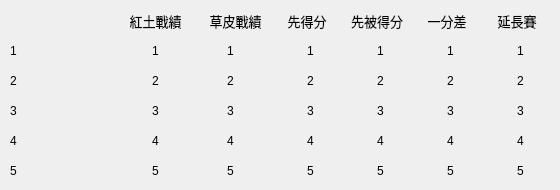
      <widget class="QWidget" name="tab_14">
       <attribute name="title">
        <string>特殊戰績</string>
       </attribute>
       <widget class="QLabel" name="label_CPBL_rank_1_diff_2">
        <property name="geometry">
         <rect>
          <x>350</x>
          <y>40</y>
          <width>61</width>
          <height>21</height>
         </rect>
        </property>
        <property name="text">
         <string>1</string>
        </property>
        <property name="alignment">
         <set>Qt::AlignCenter</set>
        </property>
       </widget>
       <widget class="QLabel" name="label_14">
        <property name="geometry">
         <rect>
          <x>130</x>
          <y>10</y>
          <width>51</width>
          <height>21</height>
         </rect>
        </property>
        <property name="font">
         <font>
          <pointsize>10</pointsize>
         </font>
        </property>
        <property name="text">
         <string>紅土戰績</string>
        </property>
        <property name="alignment">
         <set>Qt::AlignCenter</set>
        </property>
       </widget>
       <widget class="QLabel" name="label_CPBL_rank_5_game_2">
        <property name="geometry">
         <rect>
          <x>130</x>
          <y>160</y>
          <width>51</width>
          <height>21</height>
         </rect>
        </property>
        <property name="text">
         <string>5</string>
        </property>
        <property name="alignment">
         <set>Qt::AlignCenter</set>
        </property>
       </widget>
       <widget class="QLabel" name="label_CPBL_rank_1_game_2">
        <property name="geometry">
         <rect>
          <x>130</x>
          <y>40</y>
          <width>51</width>
          <height>21</height>
         </rect>
        </property>
        <property name="text">
         <string>1</string>
        </property>
        <property name="alignment">
         <set>Qt::AlignCenter</set>
        </property>
       </widget>
       <widget class="QLabel" name="label_CPBL_rank_1_loss_2">
        <property name="geometry">
         <rect>
          <x>420</x>
          <y>40</y>
          <width>61</width>
          <height>21</height>
         </rect>
        </property>
        <property name="text">
         <string>1</string>
        </property>
        <property name="alignment">
         <set>Qt::AlignCenter</set>
        </property>
       </widget>
       <widget class="QLabel" name="label_15">
        <property name="geometry">
         <rect>
          <x>280</x>
          <y>10</y>
          <width>54</width>
          <height>21</height>
         </rect>
        </property>
        <property name="font">
         <font>
          <pointsize>10</pointsize>
         </font>
        </property>
        <property name="text">
         <string>先得分</string>
        </property>
        <property name="alignment">
         <set>Qt::AlignCenter</set>
        </property>
       </widget>
       <widget class="QLabel" name="label_CPBL_rank_3_diff_2">
        <property name="geometry">
         <rect>
          <x>350</x>
          <y>100</y>
          <width>61</width>
          <height>21</height>
         </rect>
        </property>
        <property name="text">
         <string>3</string>
        </property>
        <property name="alignment">
         <set>Qt::AlignCenter</set>
        </property>
       </widget>
       <widget class="QLabel" name="label_CPBL_rank_1_2">
        <property name="geometry">
         <rect>
          <x>10</x>
          <y>40</y>
          <width>101</width>
          <height>21</height>
         </rect>
        </property>
        <property name="text">
         <string>1</string>
        </property>
       </widget>
       <widget class="QLabel" name="label_CPBL_rank_5_loss_2">
        <property name="geometry">
         <rect>
          <x>420</x>
          <y>160</y>
          <width>61</width>
          <height>21</height>
         </rect>
        </property>
        <property name="text">
         <string>5</string>
        </property>
        <property name="alignment">
         <set>Qt::AlignCenter</set>
        </property>
       </widget>
       <widget class="QLabel" name="label_CPBL_rank_2_2">
        <property name="geometry">
         <rect>
          <x>10</x>
          <y>70</y>
          <width>101</width>
          <height>21</height>
         </rect>
        </property>
        <property name="text">
         <string>2</string>
        </property>
       </widget>
       <widget class="QLabel" name="label_CPBL_rank_5_2">
        <property name="geometry">
         <rect>
          <x>10</x>
          <y>160</y>
          <width>101</width>
          <height>21</height>
         </rect>
        </property>
        <property name="text">
         <string>5</string>
        </property>
       </widget>
       <widget class="QLabel" name="label_CPBL_rank_5_diff_2">
        <property name="geometry">
         <rect>
          <x>350</x>
          <y>160</y>
          <width>61</width>
          <height>21</height>
         </rect>
        </property>
        <property name="text">
         <string>5</string>
        </property>
        <property name="alignment">
         <set>Qt::AlignCenter</set>
        </property>
       </widget>
       <widget class="QLabel" name="label_CPBL_rank_2_loss_2">
        <property name="geometry">
         <rect>
          <x>420</x>
          <y>70</y>
          <width>61</width>
          <height>21</height>
         </rect>
        </property>
        <property name="text">
         <string>2</string>
        </property>
        <property name="alignment">
         <set>Qt::AlignCenter</set>
        </property>
       </widget>
       <widget class="QLabel" name="label_16">
        <property name="geometry">
         <rect>
          <x>420</x>
          <y>10</y>
          <width>54</width>
          <height>21</height>
         </rect>
        </property>
        <property name="font">
         <font>
          <pointsize>10</pointsize>
         </font>
        </property>
        <property name="text">
         <string>一分差</string>
        </property>
        <property name="alignment">
         <set>Qt::AlignCenter</set>
        </property>
       </widget>
       <widget class="QLabel" name="label_CPBL_rank_2_game_2">
        <property name="geometry">
         <rect>
          <x>130</x>
          <y>70</y>
          <width>51</width>
          <height>21</height>
         </rect>
        </property>
        <property name="text">
         <string>2</string>
        </property>
        <property name="alignment">
         <set>Qt::AlignCenter</set>
        </property>
       </widget>
       <widget class="QLabel" name="label_CPBL_rank_4_game_2">
        <property name="geometry">
         <rect>
          <x>130</x>
          <y>130</y>
          <width>51</width>
          <height>21</height>
         </rect>
        </property>
        <property name="text">
         <string>4</string>
        </property>
        <property name="alignment">
         <set>Qt::AlignCenter</set>
        </property>
       </widget>
       <widget class="QLabel" name="label_CPBL_rank_4_rate_2">
        <property name="geometry">
         <rect>
          <x>280</x>
          <y>130</y>
          <width>61</width>
          <height>21</height>
         </rect>
        </property>
        <property name="text">
         <string>4</string>
        </property>
        <property name="alignment">
         <set>Qt::AlignCenter</set>
        </property>
       </widget>
       <widget class="QLabel" name="label_CPBL_rank_2_diff_2">
        <property name="geometry">
         <rect>
          <x>350</x>
          <y>70</y>
          <width>61</width>
          <height>21</height>
         </rect>
        </property>
        <property name="text">
         <string>2</string>
        </property>
        <property name="alignment">
         <set>Qt::AlignCenter</set>
        </property>
       </widget>
       <widget class="QLabel" name="label_CPBL_rank_5_win_2">
        <property name="geometry">
         <rect>
          <x>200</x>
          <y>160</y>
          <width>61</width>
          <height>21</height>
         </rect>
        </property>
        <property name="text">
         <string>5</string>
        </property>
        <property name="alignment">
         <set>Qt::AlignCenter</set>
        </property>
       </widget>
       <widget class="QLabel" name="label_CPBL_rank_2_rate_2">
        <property name="geometry">
         <rect>
          <x>280</x>
          <y>70</y>
          <width>61</width>
          <height>21</height>
         </rect>
        </property>
        <property name="text">
         <string>2</string>
        </property>
        <property name="alignment">
         <set>Qt::AlignCenter</set>
        </property>
       </widget>
       <widget class="QLabel" name="label_17">
        <property name="geometry">
         <rect>
          <x>350</x>
          <y>10</y>
          <width>54</width>
          <height>21</height>
         </rect>
        </property>
        <property name="font">
         <font>
          <pointsize>10</pointsize>
         </font>
        </property>
        <property name="text">
         <string>先被得分</string>
        </property>
        <property name="alignment">
         <set>Qt::AlignCenter</set>
        </property>
       </widget>
       <widget class="QLabel" name="label_CPBL_rank_3_loss_2">
        <property name="geometry">
         <rect>
          <x>420</x>
          <y>100</y>
          <width>61</width>
          <height>21</height>
         </rect>
        </property>
        <property name="text">
         <string>3</string>
        </property>
        <property name="alignment">
         <set>Qt::AlignCenter</set>
        </property>
       </widget>
       <widget class="QLabel" name="label_CPBL_rank_4_loss_2">
        <property name="geometry">
         <rect>
          <x>420</x>
          <y>130</y>
          <width>61</width>
          <height>21</height>
         </rect>
        </property>
        <property name="text">
         <string>4</string>
        </property>
        <property name="alignment">
         <set>Qt::AlignCenter</set>
        </property>
       </widget>
       <widget class="QLabel" name="label_CPBL_rank_3_rate_2">
        <property name="geometry">
         <rect>
          <x>280</x>
          <y>100</y>
          <width>61</width>
          <height>21</height>
         </rect>
        </property>
        <property name="text">
         <string>3</string>
        </property>
        <property name="alignment">
         <set>Qt::AlignCenter</set>
        </property>
       </widget>
       <widget class="QLabel" name="label_CPBL_rank_3_win_2">
        <property name="geometry">
         <rect>
          <x>200</x>
          <y>100</y>
          <width>61</width>
          <height>21</height>
         </rect>
        </property>
        <property name="text">
         <string>3</string>
        </property>
        <property name="alignment">
         <set>Qt::AlignCenter</set>
        </property>
       </widget>
       <widget class="QLabel" name="label_CPBL_rank_1_rate_2">
        <property name="geometry">
         <rect>
          <x>280</x>
          <y>40</y>
          <width>61</width>
          <height>21</height>
         </rect>
        </property>
        <property name="text">
         <string>1</string>
        </property>
        <property name="alignment">
         <set>Qt::AlignCenter</set>
        </property>
       </widget>
       <widget class="QLabel" name="label_CPBL_rank_4_win_2">
        <property name="geometry">
         <rect>
          <x>200</x>
          <y>130</y>
          <width>61</width>
          <height>21</height>
         </rect>
        </property>
        <property name="text">
         <string>4</string>
        </property>
        <property name="alignment">
         <set>Qt::AlignCenter</set>
        </property>
       </widget>
       <widget class="QLabel" name="label_CPBL_rank_3_2">
        <property name="geometry">
         <rect>
          <x>10</x>
          <y>100</y>
          <width>101</width>
          <height>21</height>
         </rect>
        </property>
        <property name="text">
         <string>3</string>
        </property>
       </widget>
       <widget class="QLabel" name="label_18">
        <property name="geometry">
         <rect>
          <x>200</x>
          <y>10</y>
          <width>71</width>
          <height>21</height>
         </rect>
        </property>
        <property name="font">
         <font>
          <pointsize>10</pointsize>
         </font>
        </property>
        <property name="text">
         <string>草皮戰績</string>
        </property>
        <property name="alignment">
         <set>Qt::AlignCenter</set>
        </property>
       </widget>
       <widget class="QLabel" name="label_CPBL_rank_4_diff_2">
        <property name="geometry">
         <rect>
          <x>350</x>
          <y>130</y>
          <width>61</width>
          <height>21</height>
         </rect>
        </property>
        <property name="text">
         <string>4</string>
        </property>
        <property name="alignment">
         <set>Qt::AlignCenter</set>
        </property>
       </widget>
       <widget class="QLabel" name="label_CPBL_rank_5_rate_2">
        <property name="geometry">
         <rect>
          <x>280</x>
          <y>160</y>
          <width>61</width>
          <height>21</height>
         </rect>
        </property>
        <property name="text">
         <string>5</string>
        </property>
        <property name="alignment">
         <set>Qt::AlignCenter</set>
        </property>
       </widget>
       <widget class="QLabel" name="label_CPBL_rank_2_win_2">
        <property name="geometry">
         <rect>
          <x>200</x>
          <y>70</y>
          <width>61</width>
          <height>21</height>
         </rect>
        </property>
        <property name="text">
         <string>2</string>
        </property>
        <property name="alignment">
         <set>Qt::AlignCenter</set>
        </property>
       </widget>
       <widget class="QLabel" name="label_CPBL_rank_1_win_2">
        <property name="geometry">
         <rect>
          <x>200</x>
          <y>40</y>
          <width>61</width>
          <height>21</height>
         </rect>
        </property>
        <property name="text">
         <string>1</string>
        </property>
        <property name="alignment">
         <set>Qt::AlignCenter</set>
        </property>
       </widget>
       <widget class="QLabel" name="label_CPBL_rank_4_2">
        <property name="geometry">
         <rect>
          <x>10</x>
          <y>130</y>
          <width>101</width>
          <height>21</height>
         </rect>
        </property>
        <property name="text">
         <string>4</string>
        </property>
       </widget>
       <widget class="QLabel" name="label_CPBL_rank_3_game_2">
        <property name="geometry">
         <rect>
          <x>130</x>
          <y>100</y>
          <width>51</width>
          <height>21</height>
         </rect>
        </property>
        <property name="text">
         <string>3</string>
        </property>
        <property name="alignment">
         <set>Qt::AlignCenter</set>
        </property>
       </widget>
       <widget class="QLabel" name="label_CPBL_rank_4_ot_2">
        <property name="geometry">
         <rect>
          <x>490</x>
          <y>130</y>
          <width>61</width>
          <height>21</height>
         </rect>
        </property>
        <property name="text">
         <string>4</string>
        </property>
        <property name="alignment">
         <set>Qt::AlignCenter</set>
        </property>
       </widget>
       <widget class="QLabel" name="label_CPBL_rank_3_ot_2">
        <property name="geometry">
         <rect>
          <x>490</x>
          <y>100</y>
          <width>61</width>
          <height>21</height>
         </rect>
        </property>
        <property name="text">
         <string>3</string>
        </property>
        <property name="alignment">
         <set>Qt::AlignCenter</set>
        </property>
       </widget>
       <widget class="QLabel" name="label_19">
        <property name="geometry">
         <rect>
          <x>490</x>
          <y>10</y>
          <width>54</width>
          <height>21</height>
         </rect>
        </property>
        <property name="font">
         <font>
          <pointsize>10</pointsize>
         </font>
        </property>
        <property name="text">
         <string>延長賽</string>
        </property>
        <property name="alignment">
         <set>Qt::AlignCenter</set>
        </property>
       </widget>
       <widget class="QLabel" name="label_CPBL_rank_5_ot_2">
        <property name="geometry">
         <rect>
          <x>490</x>
          <y>160</y>
          <width>61</width>
          <height>21</height>
         </rect>
        </property>
        <property name="text">
         <string>5</string>
        </property>
        <property name="alignment">
         <set>Qt::AlignCenter</set>
        </property>
       </widget>
       <widget class="QLabel" name="label_CPBL_rank_2_ot_2">
        <property name="geometry">
         <rect>
          <x>490</x>
          <y>70</y>
          <width>61</width>
          <height>21</height>
         </rect>
        </property>
        <property name="text">
         <string>2</string>
        </property>
        <property name="alignment">
         <set>Qt::AlignCenter</set>
        </property>
       </widget>
       <widget class="QLabel" name="label_CPBL_rank_1_ot_2">
        <property name="geometry">
         <rect>
          <x>490</x>
          <y>40</y>
          <width>61</width>
          <height>21</height>
         </rect>
        </property>
        <property name="text">
         <string>1</string>
        </property>
        <property name="alignment">
         <set>Qt::AlignCenter</set>
        </property>
       </widget>
      </widget>
